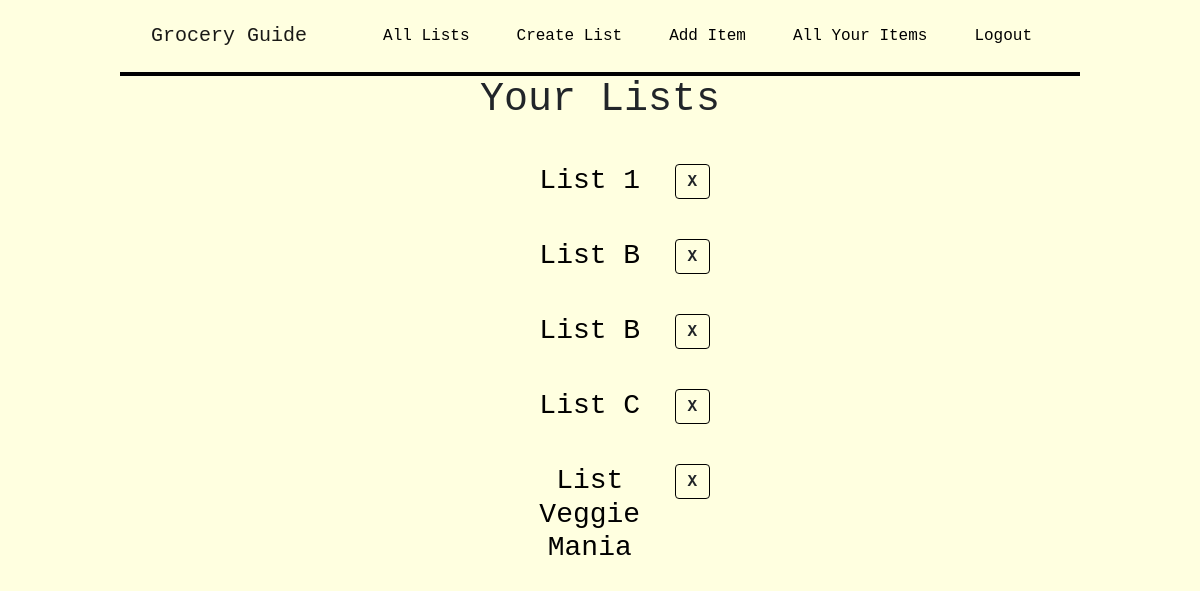
The app's page / (signed in), older data.
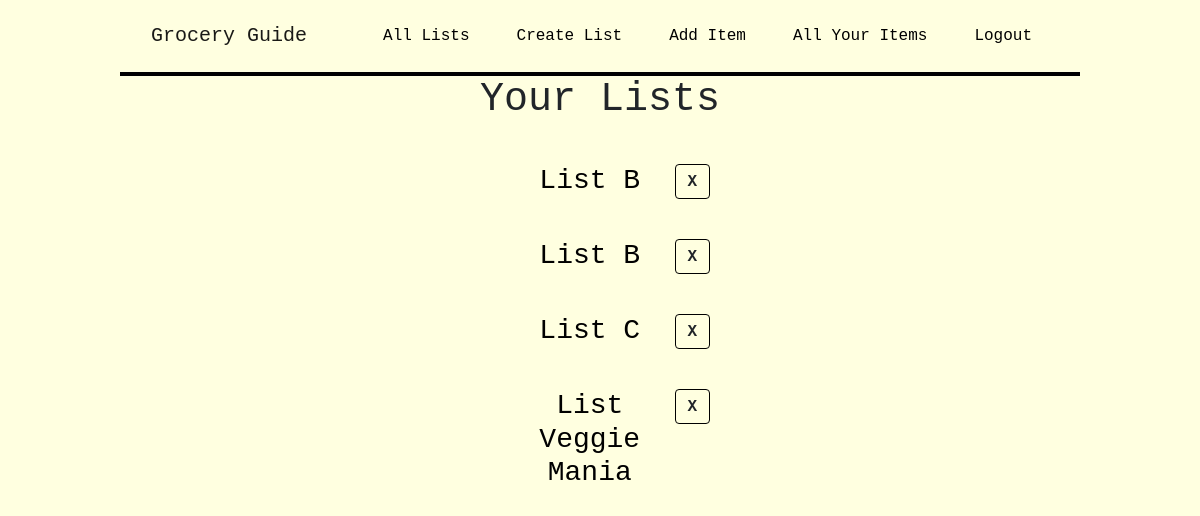
The same page, newer data.
### grocery_list/models.py (models this page shows)
class List(models.Model):
    list_name = models.CharField(max_length=200)
    user = models.ForeignKey(User, on_delete=models.CASCADE)
    items = models.ManyToManyField(Item, through='ListItem')
    def __str__(self):
        return self.list_name

### grocery_list/views.py (the view)
# urls.py: 2. Add a URL to urlpatterns:  path('', views.home, name='home')
def home(request):
    if not request.user.is_authenticated:
        messages.warning(request, f'Please login to continue')
        return redirect('/login')
    if request.method == 'POST':
        list_id = request.POST.get('list', '')
        list = List.objects.get(id=list_id)
        list.delete()
    lists = List.objects.filter(user= request.user)
    return render(request, 'grocery_list/home.html', {'lists': lists})

### grocery_list/templates/grocery_list/home.html (shortened to what this page needs)
{% extends 'grocery_list/base.html' %}
{% block body %}
        <h1>Your Lists</h1>
        {% for list in lists %}
                <div class="list-div">
                    <div class="row offset-md-4">
                        <div class="col-md-5 ">
                            <a href="{% url 'grocery_list:g_list' list.id  %}" class="list-link"><h3 class="list-link">{{list}}</h3></a>
                        </div>
                        <div class="col-md-1">
                            <form action="" method='POST'>
                                <button class="btn delete-item">X</button>
                            </form>
                        </div>
                    </div>
                </div>
            {% endfor %}
{% endblock %}

### grocery_list/templates/grocery_list/base.html (shortened to what this page needs)
{% load static %}
<!DOCTYPE html>
<html lang="en">
<head>
    <link rel="stylesheet" href="{% static 'grocery_list/style.css' %}">
    <link rel="stylesheet" href="https://cdn.jsdelivr.net/npm/bootstrap@4.6.2/dist/css/bootstrap.min.css">
</head>
<body class="main-background">
    <nav class="navbar navbar-light" style=" border-bottom: 4px solid black; width: 80%; margin: auto;">
        <a href="{% url 'grocery_list:home' %}" class="navbar-brand">Grocery Guide</a>
        <div class="navbar">
            <a href="{% url 'grocery_list:home'%}" class="nav-item nav-link">All Lists</a>
            <a href="{% url 'grocery_list:create_list' %}" class="nav-item nav-link">Create List</a>
            <a href="{% url 'grocery_list:create_item' %}" class="nav-item nav-link">Add Item</a>
            <a href="{% url 'grocery_list:all_items'%}" class="nav-item nav-link">All Your Items</a>
            {% if user.is_authenticated %}
                <a href="{% url 'logout' %}" class="nav-item nav-link">Logout</a>
            {% else %}
                <a href="{% url 'login' %}" class="nav-item nav-link">Login</a>
                {% endif %}
        </div>
    </nav>
    {% block body %}
    {% endblock %}
</body>
</html>

### grocery_list/static/grocery_list/style.css (style rules this page uses)
.main-background { background-color: lightyellow; text-align: center; font-family: 'Courier New', Courier, monospace; margin-bottom: 50px; }
div.list-div { width: 40%; margin: 40px auto 40px; }
.list-link { color: black; }
h3.list-link { display: inline; }
button.delete-item { border: 1px solid black; font-weight: bold; padding-top: 5px; padding-bottom: 5px; height: 35px; width: 35px; align-items: center; }
.navbar a { color: black; margin-left: 15px; }

Row changes from the older to the newer data that the page shows:
removed List: list_name "List 1"
